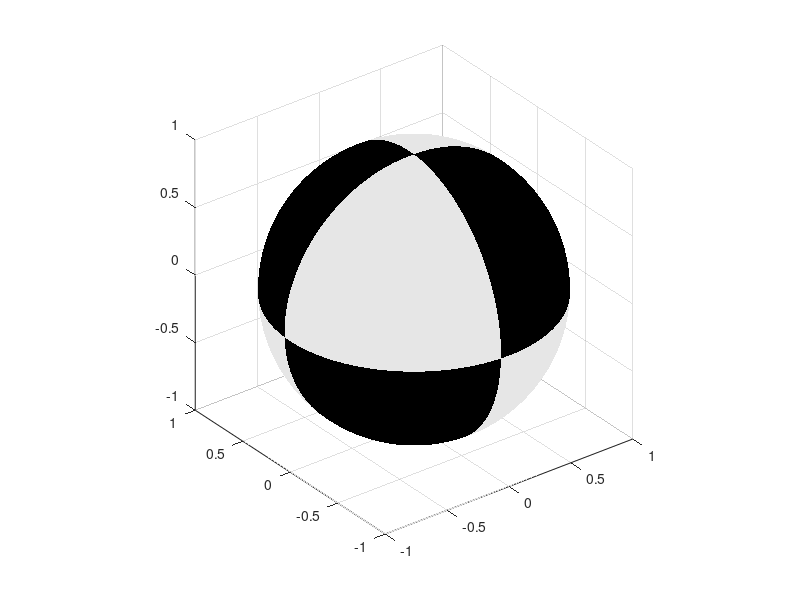
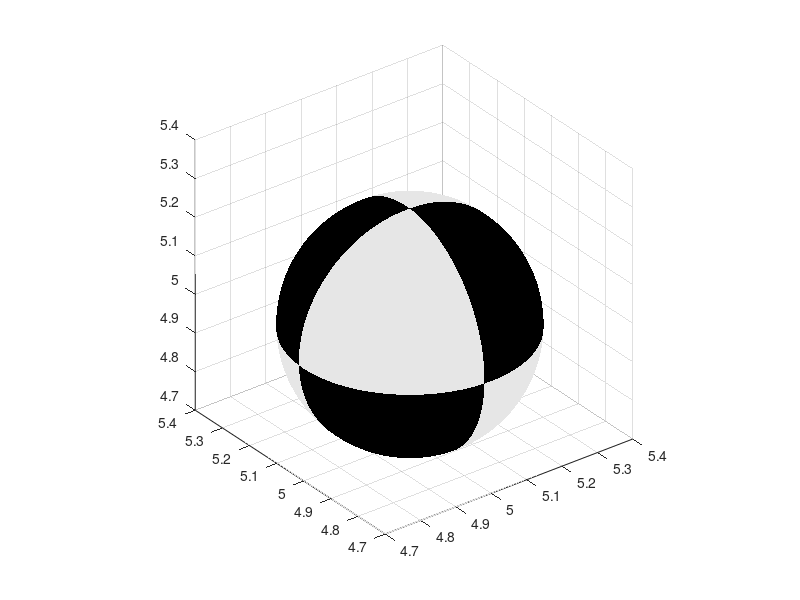

These figures' MATLAB source, in order:
N=100

figure;
            % Generate a sphere consisting of 20by 20 faces
            [x,y,z]=sphere(N);
            % use surf function to plot
            hSurface=surf(x(1:0.5*N,1:0.25*N),y(1:0.5*N,1:0.25*N),z(1:0.5*N,1:0.25*N));  hold on
            set(hSurface,'FaceColor','k','EdgeAlpha', 0);
            hSurface=surf(x(1:0.5*N,0.25*N:0.5*N),y(1:0.5*N,0.25*N:0.5*N),z(1:0.5*N,0.25*N:0.5*N));  hold on
            set(hSurface,'FaceColor',[0.9 0.9 0.9],'EdgeAlpha', 0);
             hSurface=surf(x(1:0.5*N,0.5*N:0.75*N),y(1:0.5*N,0.5*N:0.75*N),z(1:0.5*N,0.5*N:0.75*N));  hold on
            set(hSurface,'FaceColor','k','EdgeAlpha', 0);
            hSurface=surf(x(1:0.5*N,0.75*N:end),y(1:0.5*N,0.75*N:end),z(1:0.5*N,0.75*N:end));  hold on
            set(hSurface,'FaceColor',[0.9 0.9 0.9],'EdgeAlpha', 0);
            
             hSurface=surf(x(0.5*N:end,0.75*N:end),y(0.5*N:end,0.75*N:end),z(0.5*N:end,0.75*N:end));  hold on
             set(hSurface,'FaceColor','k','EdgeAlpha', 0);
             hSurface=surf(x(0.5*N:end,1:0.25*N),y(0.5*N:end,1:0.25*N),z(0.5*N:end,1:0.25*N));
            set(hSurface,'FaceColor',[0.9 0.9 0.9],'EdgeAlpha', 0);
            hSurface=surf(x(0.5*N:end,0.25*N:0.5*N),y(0.5*N:end,0.25*N:0.5*N),z(0.5*N:end,0.25*N:0.5*N));
            set(hSurface,'FaceColor','k','EdgeAlpha', 0);
            hSurface=surf(x(0.5*N:end,0.5*N:0.75*N),y(0.5*N:end,0.5*N:0.75*N),z(0.5*N:end,0.5*N:0.75*N));
            set(hSurface,'FaceColor',[0.9 0.9 0.9],'EdgeAlpha', 0);
            %axis([-0.5 0.5 -0.5 0.5 -0.5 0.5]);
            daspect([1 1 1]);
           
         
            
            
            
            
            
            %%
            figure;
            x0=5;
            y0=5;
            z0=5;
            r=0.3;
            N=100
            % Generate a sphere consisting of 20by 20 faces
            [x,y,z]=sphere(N);
            % use surf function to plot
            hSurface=surf(x0+r*x(1:0.5*N,1:0.25*N),y0+r*y(1:0.5*N,1:0.25*N),z0+r*z(1:0.5*N,1:0.25*N));  hold on
            set(hSurface,'FaceColor','k','EdgeAlpha', 0);
            hSurface=surf(x0+r*x(1:0.5*N,0.25*N:0.5*N),y0+r*y(1:0.5*N,0.25*N:0.5*N),z0+r*z(1:0.5*N,0.25*N:0.5*N));  hold on
            set(hSurface,'FaceColor',[0.9 0.9 0.9],'EdgeAlpha', 0);
             hSurface=surf(x0+r*x(1:0.5*N,0.5*N:0.75*N),y0+r*y(1:0.5*N,0.5*N:0.75*N),z0+r*z(1:0.5*N,0.5*N:0.75*N));  hold on
            set(hSurface,'FaceColor','k','EdgeAlpha', 0);
            hSurface=surf(x0+r*x(1:0.5*N,0.75*N:end),y0+r*y(1:0.5*N,0.75*N:end),z0+r*z(1:0.5*N,0.75*N:end));  hold on
            set(hSurface,'FaceColor',[0.9 0.9 0.9],'EdgeAlpha', 0);
            
             hSurface=surf(x0+r*x(0.5*N:end,0.75*N:end),y0+r*y(0.5*N:end,0.75*N:end),z0+r*z(0.5*N:end,0.75*N:end));  hold on
             set(hSurface,'FaceColor','k','EdgeAlpha', 0);
             hSurface=surf(x0+r*x(0.5*N:end,1:0.25*N),y0+r*y(0.5*N:end,1:0.25*N),z0+r*z(0.5*N:end,1:0.25*N));
            set(hSurface,'FaceColor',[0.9 0.9 0.9],'EdgeAlpha', 0);
            hSurface=surf(x0+r*x(0.5*N:end,0.25*N:0.5*N),y0+r*y(0.5*N:end,0.25*N:0.5*N),z0+r*z(0.5*N:end,0.25*N:0.5*N));
            set(hSurface,'FaceColor','k','EdgeAlpha', 0);
            hSurface=surf(x0+r*x(0.5*N:end,0.5*N:0.75*N),y0+r*y(0.5*N:end,0.5*N:0.75*N),z0+r*z(0.5*N:end,0.5*N:0.75*N));
            set(hSurface,'FaceColor',[0.9 0.9 0.9],'EdgeAlpha', 0);
            daspect([1 1 1]);
    